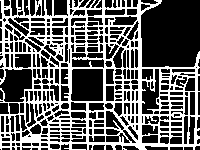
#> input picture map_bw_1.png, 200 x 150 px
$ jupyter execute --allow-errors pathfinding_v5.ipynb
#> lines starting #> are read from the running program, lines starting #| are printed output that depends on the picture; after the words box and inside, x2 and y2 are one past the last pixel; in counts of white or black regions, pixels touching at a corner belong together
[cell 1]
from pathfinding.core.diagonal_movement import DiagonalMovement
from pathfinding.finder.a_star import AStarFinder
from pathfinding.core.grid import Grid
import matplotlib.pyplot as plt
import numpy as np
import cv2 as cv
import pyrebase

plt.style.use('default')

[cell 2]
# Firebase Database

creds={'apiKey': "AIzaSyBS5PfTh2yJLaGmEoR24EwosLkg14FmSQk",
        'authDomain': "charging-stations-db.firebaseapp.com",
        'projectId': "charging-stations-db",
        'databaseURL':'https://charging-stations-db-default-rtdb.firebaseio.com',
        'storageBucket': "charging-stations-db.appspot.com",
        'messagingSenderId': "17680816744",
        'appId': "1:17680816744:web:4266674897d66c222d39dd",
        'measurementId': "G-6ERFDRPPBG"}

#> (the rest of this cell did not finish here and is left out)

[cell 3]
# Shortest Path finding using A* Algorithm
def AStar_path_finding(matrix,yc,xc,y,x):

    global EV_station

    matrix[y][x] = EV_station

    grid = Grid(matrix=matrix)
    start = grid.node(xc, yc)
    end = grid.node(x, y)

    finder = AStarFinder(diagonal_movement=DiagonalMovement.only_when_no_obstacle)
    path, runs = finder.find_path(start, end, grid)

    path_length = len(path)
    path = np.array(path).T

    return path, path_length

[cell 4]
# MAP

matrix = plt.imread('map_bw_1.png')
#> matrix: shape (150, 200) float32; values 0 (black) and 1 (white), 37.3% white in thin lines or dots
sat   = cv.imread('map_sat_1.png')
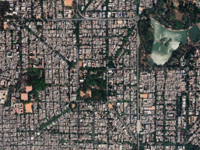
#> input picture map_sat_1.png, 200 x 150 px
#> sat is the input picture: shape (150, 200, 3); mean B, G, R 89.8, 93.4, 95.9

Car            = 5
EV_station     = 4
destination    = 3
draw_path      = 2
color_map_name = 'viridis'


# Car initial Location
yc, xc =  149, 195 #10, 140 #110,195

# Destination Location
yd, xd = 1, 1


# EV station Locations
y = [105,  56, 23]
x = [89 , 131, 44]

y = np.array(y)
x = np.array(x)

matrix_grid = np.array(matrix)
matrix_grid[yc][xc] = Car
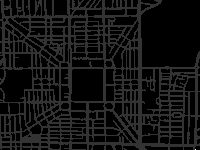
#> matrix_grid: shape (150, 200) float32; min 0, max 5, mean 0.373; drawn with min black and max white

matrix[yc][xc] = Car
matrix[yd][xd] = destination
#> matrix: shape (150, 200) float32; under 0.01% of pixels changed, all inside (x1, y1, x2, y2) = (1, 1, 2, 2)

for i,j in zip(y,x):
    matrix[i][j] = EV_station
#> matrix: shape (150, 200) float32; min 0, max 5, mean 0.373

EVy = y; EVx = x

plt.imshow(matrix, cmap = color_map_name)

[cell 5]
# Simulation

ds = 0.5
dist_pred = 70                               # Predicted From ML model
cbp = 100

max_dist = np.ceil(dist_pred*(cbp/100))

total_steps  = np.ceil(dist_pred/ds)
dbat = 100/total_steps                          # Charging comsumption for each ds Km

dist = 0

[cell 6]
dbat

[cell 7]
# simulation delay in ms
dt = 50

#> (a cell that did not finish here is left out)


#> (a cell that did not finish here is left out)

[cell 10]
yD, xD = yd, xd

FP = []

flag = 0
#> (the rest of this cell did not finish here and is left out)

#> (a cell that did not finish here is left out)

[cell 12]
Matrix = np.zeros_like(sat)

sat_ev = np.copy(sat)

ev_idx=1
for evx, evy in zip(EVx, EVy):
    sat_ev = cv.putText(sat_ev ,'CS' + str(ev_idx) , ( evx, evy ), cv.FONT_HERSHEY_SIMPLEX,0.3,(0,255,0), 1)
    ev_idx = ev_idx + 1
#> this loop made 3 passes
#> pass 2, `sat_ev = cv.putText(sat_ev ,'CS' + str(ev_idx) , ( evx, evy ), cv.FONT..`:
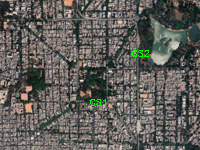
#> sat_ev: shape (150, 200, 3); mean B, G, R 89.6, 94, 95.7
#> pass 3, `sat_ev = cv.putText(sat_ev ,'CS' + str(ev_idx) , ( evx, evy ), cv.FONT..`:
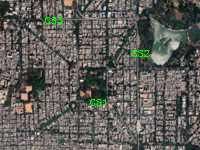
#> sat_ev: shape (150, 200, 3); 0.17% of pixels changed, all inside (x1, y1, x2, y2) = (45, 17, 62, 24)
#> after the loop, ev_idx = 4
